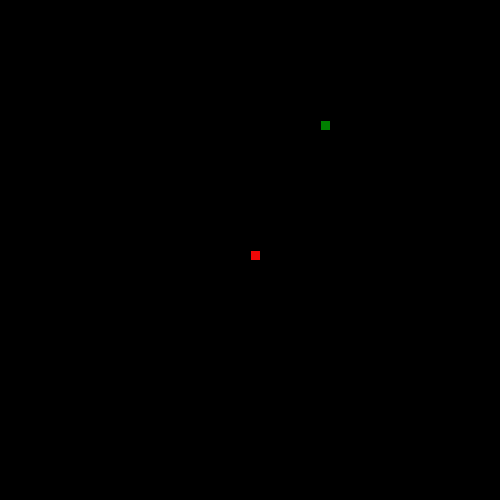
Frame 1 (no input)
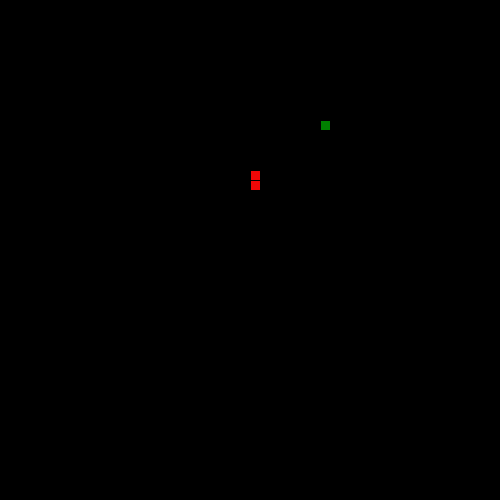
Frame 60 (the mouse pressed at the canvas centre just before this capture)
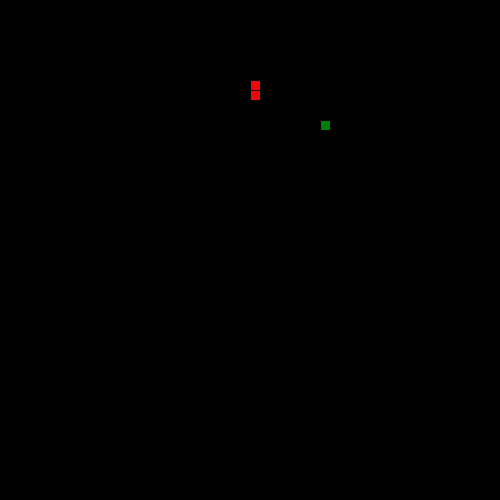
Frame 120 (the mouse held since frame 60 and released just before this capture)

The Processing sketch that drew these frames (run headless with seeded random() and noise(); from frame 60 on, the mouse is pressed at the canvas centre):

// Processing sketch: SnakeRecipe
// ── SnakeRecipe.pde

// 1. Follow the recipe instructions inside the Segment class.

// The Segment class will be used to represent each part of the moving snake.
 
class Segment {
  int xSegment;
  int ySegment;

  //2. Create x and y member variables to hold the location of each segment.
 

  // 3. Add a constructor with parameters to initialize each variable.
Segment(int xSegment, int ySegment) {
  this.xSegment = xSegment;
  this.ySegment = ySegment;
}

  // 4. Add getter and setter methods for both the x and y member variables.
  
  int getX() {
    return xSegment;
  }
  int getY() {
    return ySegment;
}
void setX(int newX) {
  xSegment = newX;
}
void setY(int newY) {
  ySegment = newY;
}


}
// 5. Create (but do not initialize) a Segment variable to hold the head of the Snake
Segment head;

// 6. Create and initialize a String to hold the direction of your snake e.g. "up"
String direction = "up";


// 7. Create and initialize a variable to hold how many pieces of food the snake has eaten.
// give it a value of 1 to start.
int foodEaten = 1;



// 8. Create and initialize foodX and foodY variables to hold the location of the food.

int foodX = ((int)random(50)*10);
int foodY = ((int)random(50)*10);
// (Hint: use the random method to set both the x and y to random locations within the screen size (500 by 500).)

//int foodX = ((int)random(50)*10);



void setup() {

  // 9. Set the size of your sketch (500 by 500).

  size(500, 500);


  // 10. initialize your head to a new segment.
  head = new Segment(250, 250);



  // 11. Use the frameRate(int rate) method to set the rate to 20.
  frameRate(20);
}


void draw() {

  background(0);


  //12. Call the manageTail, drawFood, drawSnake, move, and collision methods.
  manageTail();
  drawFood();
  drawSnake();
  move();
  collision();
}


// 13. Complete the drawFood method below. (Hint: each piece of food should be a 10 by 10 rectangle).

void drawFood() {
  fill(0, 128, 0);
  rect(foodX, foodY, 10, 10);
  fill(#F00707);
}


//14. Draw the snake head (use a 10 by 10 rectangle)

void drawSnake() {
    rect(head.xSegment, head.ySegment, 10, 10);

}


// 15. Complete the move method below.

void move() {

  // 16. Using a switch statement, make your snake head move by 10 pixels in the correct direction.
  //This is an incomplete switch statement:
  
  switch(direction) {
  case "up":
    head.setY(head.getY() - 10);
    break;
  case "down":
    head.setY(head.getY() + 10);

    break;
  case "left":
   head.setX(head.getX() - 10);

    break;
  case "right":
   head.setX(head.getX() + 10);

    break;
  
  }

  // 17. Call the checkBoundaries method to make sure the snake head doesn't go off the screen.
  checkBoundaries();
}


// 18. Complete the keyPressed method below. Use if statements to set your direction variable depending on what key is pressed.

void keyPressed() {
  
  if(keyCode == UP) {
    if(direction.equals("down")) {
      
    }
    
    else {
    print("up\n");
    direction = "up";
    }
  }
  else if(keyCode == DOWN) {
    
    if(direction.equals("up")) {
      
    }
    
    else {
   print("down\n"); 
   direction = "down";
    }
  }
  else if(keyCode == LEFT) {
    
    if(direction.equals("right")) {
      
    }
    
    else {
   print("left\n"); 
   direction = "left";
    }
  }
  else if(keyCode == RIGHT) {
    if(direction.equals("left")) {
      
    }
    else {
   print("right\n"); 
   direction = "right";
    }
  }
}



// 19. check if your head is out of bounds (teleport your snake head to the other side).

void checkBoundaries() {
  
  if(head.getX() > 500) {
    //print("X> 500 - out of bounds\n");
    head.setX(0);
  }
  if(head.getX() < 0) {
    //print("X < 0 - out of bounds\n");
    head.setX(500);
  }
  if(head.getY() > 500) {
    //print("Y > 500 - out of bounds\n");
    head.setY(0);
  }
  if(head.getY() < 0) {
    //print("Y < 0 - out of bounds\n");
    head.setY(500);
  }
}



//20. Make sure that the key for your current direction’s opposite doesn’t work(i.e. If you’re going up, down key shouldn’t work)


// 21. Complete the missing parts of the collision method below.

void collision() {
  
  
  // If the segment is colliding with a piece of food...
     // Increase the amount of food eaten and set foodX and foodY to new random locations.
     
     if(head.getX() == foodX && head.getY() == foodY) {
       print("collides\n");
      foodEaten+=1; 
      foodX = ((int)random(50)*10);
      foodY = ((int)random(50)*10);
     }
}



/**
 
 ** Part 2: making the tail (the rest of the snake)
 
 **/

//  1. Create and initialize an ArrayList of Segments. (This will be your snake tail!)
ArrayList<Segment> tailArray = new ArrayList<Segment>();

// 2. Complete the missing parts of the manageTail method below and call it in the draw method.

void manageTail() {

  //Call the drawTail and checkTailCollision methods.
  drawTail();
  checkTailCollision();

  // Add a new Segment to your ArrayList that has the same X and Y as the head of your snake.
  tailArray.add(new Segment(head.getX(), head.getY()));

  // To keep your tail the right length:
  // while the tail size is greater than the number of food pieces eaten, remove the first Segment in your tail.
  while(tailArray.size() > foodEaten) {
   tailArray.remove(0); 
  }

}

void drawTail() {
    // Draw a 10 by 10 rectangle for each Segment in your snake ArrayList.
    for (Segment ta : tailArray) {
    rect(ta.getX(), ta.getY(), 10, 10);
}

}


// 3. Complete the missing parts of the bodyCollision method below.

void checkTailCollision() {

  // If your head has the same location as one of your segments...
   for (Segment ta : tailArray) {
    if(head.getX() == ta.getX() && head.getY() == ta.getY()) {
      print("head has same location, resetting food\n");
      foodEaten = 1;
  }
}

  

  // reset your food variable

  //Call this method at the beginning of your manageTail method.
}
